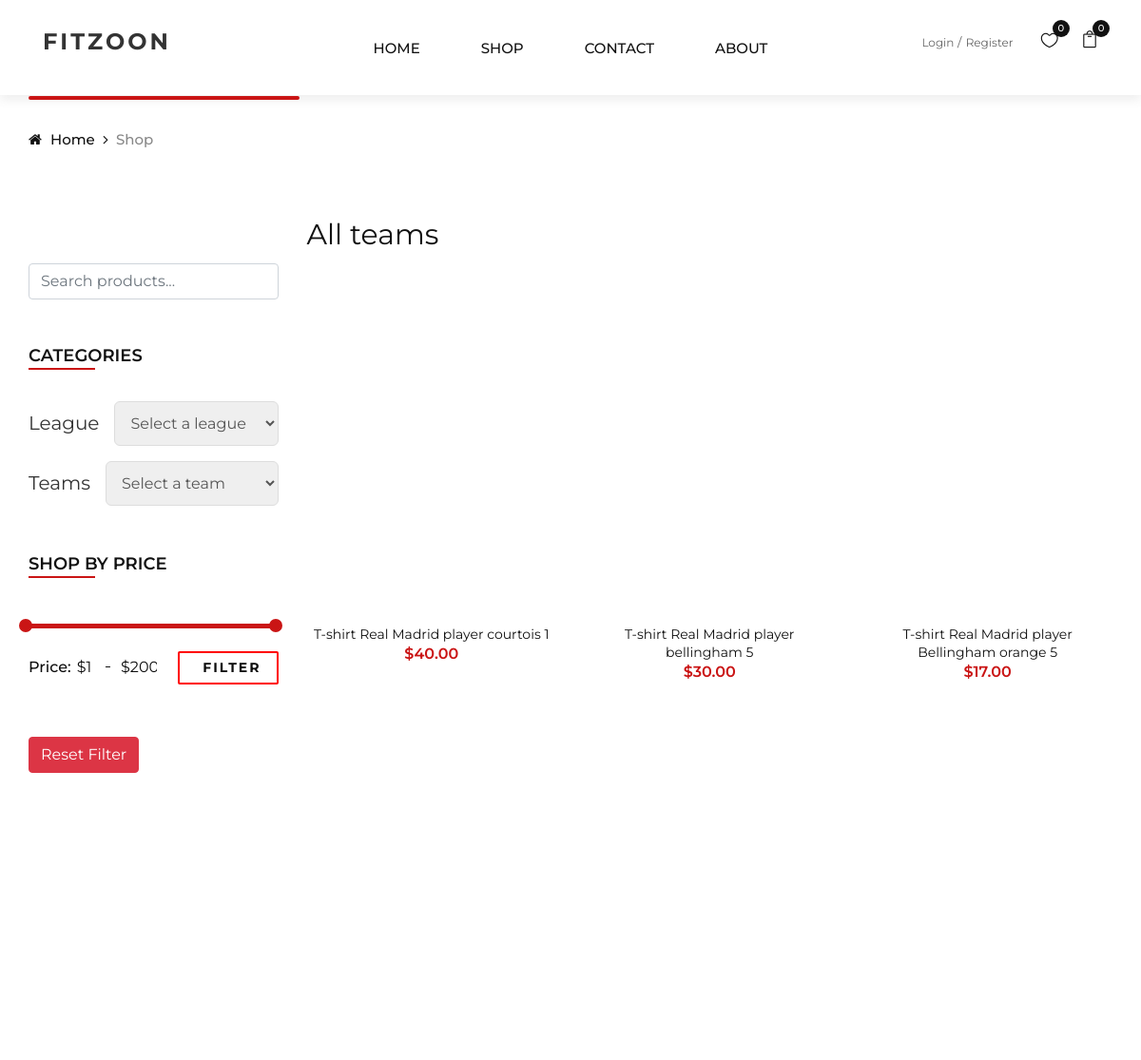
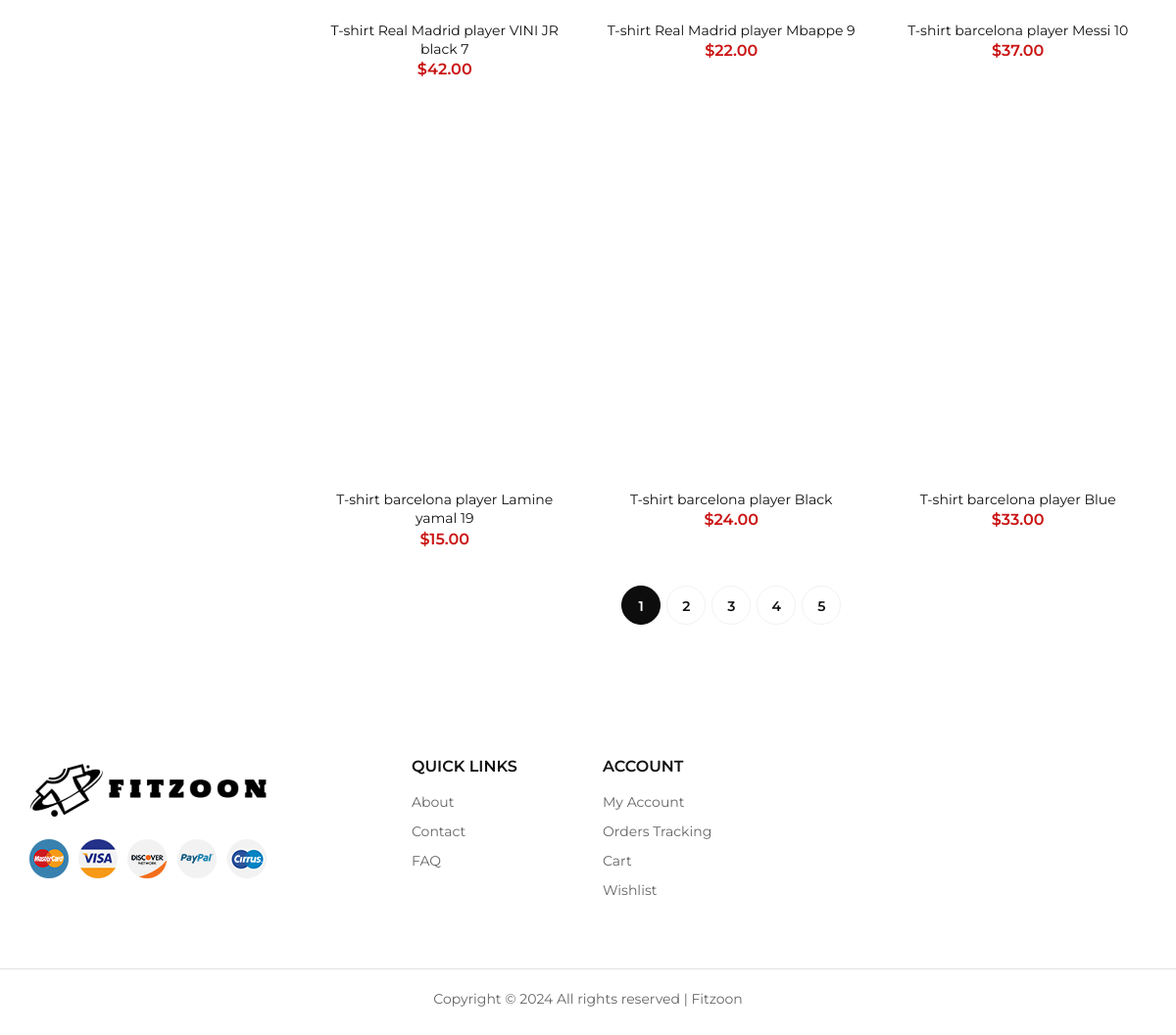
The page /shop.php on the database its author committed (2 pictures, top to bottom).
### tables this page shows
CREATE TABLE `products` (
  `id` int(11) NOT NULL,
  `name` varchar(60) DEFAULT NULL,
  `description` varchar(255) DEFAULT NULL,
  `summary` varchar(255) DEFAULT NULL,
  `quantity` int(7) NOT NULL,
  `cover` varchar(255) DEFAULT NULL,
  `category_id` int(11) NOT NULL,
  `league_id` int(11) DEFAULT NULL,
  `team_id` int(11) DEFAULT NULL,
  `price` decimal(10,2) DEFAULT NULL,
  `deleted` tinyint(1) NOT NULL DEFAULT 0
);

### classes/products.php (called while the page is built, shortened)
<?php
class Product {
    private $db;
    public function __construct($db) {
        $this->db = $db;
    }
    public function getProducts($page = 1, $league_id = null, $team_id = null, $minPrice = null, $maxPrice = null, $size = null, $perPage = 9) {
        $query = "SELECT DISTINCT p.*
        FROM products p
        LEFT JOIN product_attributes pa ON p.id = pa.product_id
        WHERE p.deleted = 0 ";
        $offset = max(0, ($page - 1) * $perPage);
        $query .= " LIMIT $offset, $perPage";
        $stmt = $this->db->prepare($query);
        $stmt->execute();
        return $stmt->fetchAll(PDO::FETCH_ASSOC);
    }
    public function getTotalProducts($league_id = null, $team_id = null, $minPrice = null, $maxPrice = null) {
        $query = "SELECT COUNT(*) FROM products WHERE 1=1";
        $stmt = $this->db->prepare($query);
        $stmt->execute();
        return $stmt->fetchColumn();
    }
}

### shop.php (the view, shortened to what this page needs)
<?php
include('./classes/products.php');
?>
<!DOCTYPE html>
<html lang="zxx">
<head>
    <link rel="stylesheet" href="css/bootstrap.min.css" type="text/css">
    <link rel="stylesheet" href="css/font-awesome.min.css" type="text/css">
    <link rel="stylesheet" href="css/elegant-icons.css" type="text/css">
    <link rel="stylesheet" href="css/jquery-ui.min.css" type="text/css">
    <link rel="stylesheet" href="css/magnific-popup.css" type="text/css">
    <link rel="stylesheet" href="css/owl.carousel.min.css" type="text/css">
    <link rel="stylesheet" href="css/slicknav.min.css" type="text/css">
    <link rel="stylesheet" href="css/style.css" type="text/css">
</head>
<body>
    <?php include('./navbar.php');?>
    <div class="breadcrumb-option">
        <div class="container">
            <div class="row">
                <div class="col-lg-12">
                    <div class="breadcrumb__links">
                        <a href="./index.html"><i class="fa fa-home"></i> Home</a>
                        <span>Shop</span>
                    </div>
                </div>
            </div>
        </div>
    </div>
    <section class="shop spad">
    <div class="container">
        <div class="row">
            <div class="col-lg-3 col-md-3">
    <div class="shop__sidebar">
    <form id="searchForm" method="GET">
    <input class="form-control my-5" type="text" id="searchInput" name="query" placeholder="Search products...">
    </form>
        <div class="sidebar__categories">
            <div class="section-title">
                <h4>Categories</h4>
            </div>
             <div class="my-3 SelectContainer">
    <h4>League</h4>
    <select id="leagueSelect" class="form-select" aria-label="Select League">
        <option selected value="" disabled>Select a league</option>
    </select>
</div>
<div class="my-3 SelectContainer">
    <h4>Teams</h4>
    <select id="teamSelect" class="form-select" aria-label="Select Team">
        <option selected value="">Select a team</option>
    </select>
</div>
        </div>
        <div class="sidebar__filter">
            <div class="section-title">
                <h4>Shop by price</h4>
            </div>
            <div class="filter-range-wrap">
             <div class="price-range ui-slider ui-corner-all ui-slider-horizontal ui-widget ui-widget-content"
             data-min="1" data-max="200"></div>
             <div class="range-slider">
                 <div class="price-input">
                     <p>Price:</p>
                     <input type="text" id="minamount">
                     <input type="text" id="maxamount">
                 </div>
             </div>
            </div>
            <a id="apply-filters" onclick="filter()">Filter</a>
        </div>
        <button class="btn btn-danger" onclick="ResetPage()">Reset Filter</button>
    </div>
</div>
            <div class="col-lg-9 col-md-9">
            <div class="brand-logo" >
            <h3>All teams</h3><br>
            </div>
                <div class="row" id="productList">
                    <?php
                    $product_obj = new Product($db);
                    $productList = $product_obj->getProducts();
                    foreach ($productList as $product) {
                        ?>
                        <div class="col-lg-4 col-md-6">
                             <div class="product__item sale">
                             <div class="product__item__pic set-bg" data-setbg="admin_dashboard/<?php echo $product['cover']; ?>">
                             <ul class="product__hover">
                             </ul>
                        </div>
                                <div class="product__item__text">
                                    <h6><a href="./product-details.php?id=<?php echo $product['id'] ?>"><?php echo htmlspecialchars($product['name']); ?></a></h6>
                                    <div class="product__price">$<?php echo htmlspecialchars($product['price']); ?></div>
                                </div>
                            </div>
                        </div>
                        <?php
                    }
                    ?>
                </div>
                <?php
                    $totalProducts = $product_obj->getTotalProducts();
                    $totalPages = ceil($totalProducts / 9);
                    ?>
                <div class="col-lg-12 text-center">
                <div class="pagination__option">
                        <?php
                        for ($page = 1; $page <= $totalPages; $page++) {
                            echo '<a href="#searchForm" class="' . ($page == 1 ? 'active' : '') . '" onclick="filter(' . $page . ')">' . $page . '</a>';
                        };?>
                </div>
                </div>
            </div>
        </div>
    </div>
</section>
<?php include('./footer.php'); ?>
</body>
</html>

### css/style.css (style rules this page uses)
html, body { height: 100%; font-family: "Montserrat", sans-serif; -webkit-font-smoothing: antialiased; }
:root { --opacity-slide:0.5; --height-slider:500px; --color-slider:#ff3e00; --height-responsive:500px; }
h1, h2, h3, h4, h5, h6 { margin: 0; color: #111111; font-weight: 400; font-family: "Montserrat", sans-serif; }
h3 { font-size: 30px; }
h4 { font-size: 24px; }
h6 { font-size: 16px; }
p { font-size: 14px; font-family: "Montserrat", sans-serif; color: #666666; font-weight: 400; line-height: 24px; margin: 0 0 15px 0; }
ul, ol { padding: 0; margin: 0; }
.section-title { margin-bottom: 45px; }
.section-title h4 { color: #111111; font-weight: 600; text-transform: uppercase; position: relative; display: inline-block; }
.section-title h4:after { position: absolute; left: 0; bottom: -4px; height: 2px; width: 70px; background: #ca1515; content: ""; }
.set-bg { background-repeat: no-repeat; background-size: cover; background-position: top center; }
.spad { padding-top: 100px; padding-bottom: 100px; }
.breadcrumb-option { padding-top: 35px; }
.breadcrumb__links a { font-size: 15px; font-weight: 500; color: #111111; margin-right: 18px; display: inline-block; position: relative; }
.breadcrumb__links a:after { position: absolute; right: -14px; top: 0; content: ""; font-family: "FontAwesome"; }
.breadcrumb__links a i { margin-right: 5px; }
.breadcrumb__links span { font-size: 15px; font-weight: 500; color: #888888; display: inline-block; }
.product__item { margin-bottom: 35px; }
.product__item.sale .product__item__text .product__price { color: #ca1515; }
.product__item__pic { height: 360px; position: relative; overflow: hidden; }
.product__hover { position: absolute; left: 0; width: 100%; bottom: 30px; text-align: center; }
.product__item__text { text-align: center; padding-top: 22px; }
.product__item__text h6 a { font-size: 14px; color: #111111; }
.product__item__text .product__price { color: #111111; font-weight: 600; }
.shop { padding-top: 70px; padding-bottom: 80px; }
.sidebar__categories { margin-bottom: 50px; }
.sidebar__categories .section-title { margin-bottom: 35px; }
.sidebar__categories .section-title h4 { font-size: 18px; }
.sidebar__filter { position: relative; margin-bottom: 60px; }
.sidebar__filter .section-title { margin-bottom: 50px; }
.sidebar__filter .section-title h4 { font-size: 18px; }
.sidebar__filter a { font-size: 14px; color: #0d0d0d; text-transform: uppercase; letter-spacing: 2px; font-weight: 700; display: inline-block; padding: 5px 16px 5px 24px; border: 2px solid #ff0000; position: absolute; right: 0; bottom: -5px; border-radius: 2px; }
.filter-range-wrap .range-slider .price-input { position: relative; }
.filter-range-wrap .range-slider .price-input p { font-size: 16px; color: #0d0d0d; font-weight: 500; display: inline-block; margin-bottom: 0; }
.filter-range-wrap .range-slider .price-input:after { position: absolute; left: 81px; top: 12px; height: 1px; width: 5px; background: #0d0d0d; content: ""; }
.filter-range-wrap .range-slider .price-input input { font-size: 16px; color: #0d0d0d; max-width: 16%; border: none; }
.filter-range-wrap .price-range { border-radius: 0; margin-bottom: 28px; }
.filter-range-wrap .price-range.ui-widget-content { border: none; background: rgba(0, 0, 0, 0.1); height: 5px; }
.pagination__option a { display: inline-block; height: 40px; width: 40px; border: 1px solid #f2f2f2; border-radius: 50%; font-size: 14px; color: #111111; font-weight: 600; line-height: 40px; text-align: center; -webkit-transition: all, 0.3s; -o-transition: all, 0.3s; transition: all, 0.3s; margin-right: 6px; }
.pagination__option a:last-child { margin-right: 0; }
.pagination__option a.active { background: #0d0d0d; border-color: #0d0d0d; color: #ffffff; }
@media only screen and (min-width: 1200px) { .container { max-width: 1170px; } }
a,li { cursor: pointer; }

### shop.php (style rules this page uses)
.SelectContainer { display: flex; align-items: center; justify-content: flex-start; gap: 1rem; margin-bottom: 1.5rem; }
h4 { font-size: 1.25rem; color: #333; margin: 0; }
.form-select { flex-grow: 1; padding: 0.75rem; font-size: 1rem; color: #555; border: 1px solid #ddd; border-radius: 0.375rem; transition: border-color 0.3s ease, box-shadow 0.3s ease; }
.brand-logo { display: flex; align-items: center; margin-bottom: 10px; }

### rows shown on the page
products: name "T-shirt Real Madrid player courtois 1", price "40.00"
products: name "T-shirt Real Madrid player bellingham 5", price "30.00"
products: name "T-shirt Real Madrid player Bellingham orange 5", price "17.00"
products: name "T-shirt Real Madrid player VINI JR black 7", price "42.00"
products: name "T-shirt Real Madrid player Mbappe 9", price "22.00"
products: name "T-shirt barcelona player Messi 10", price "37.00"
products: name "T-shirt barcelona player Lamine yamal 19", price "15.00"
products: name "T-shirt barcelona player Black", price "24.00"
products: name "T-shirt barcelona player Blue", price "33.00"
